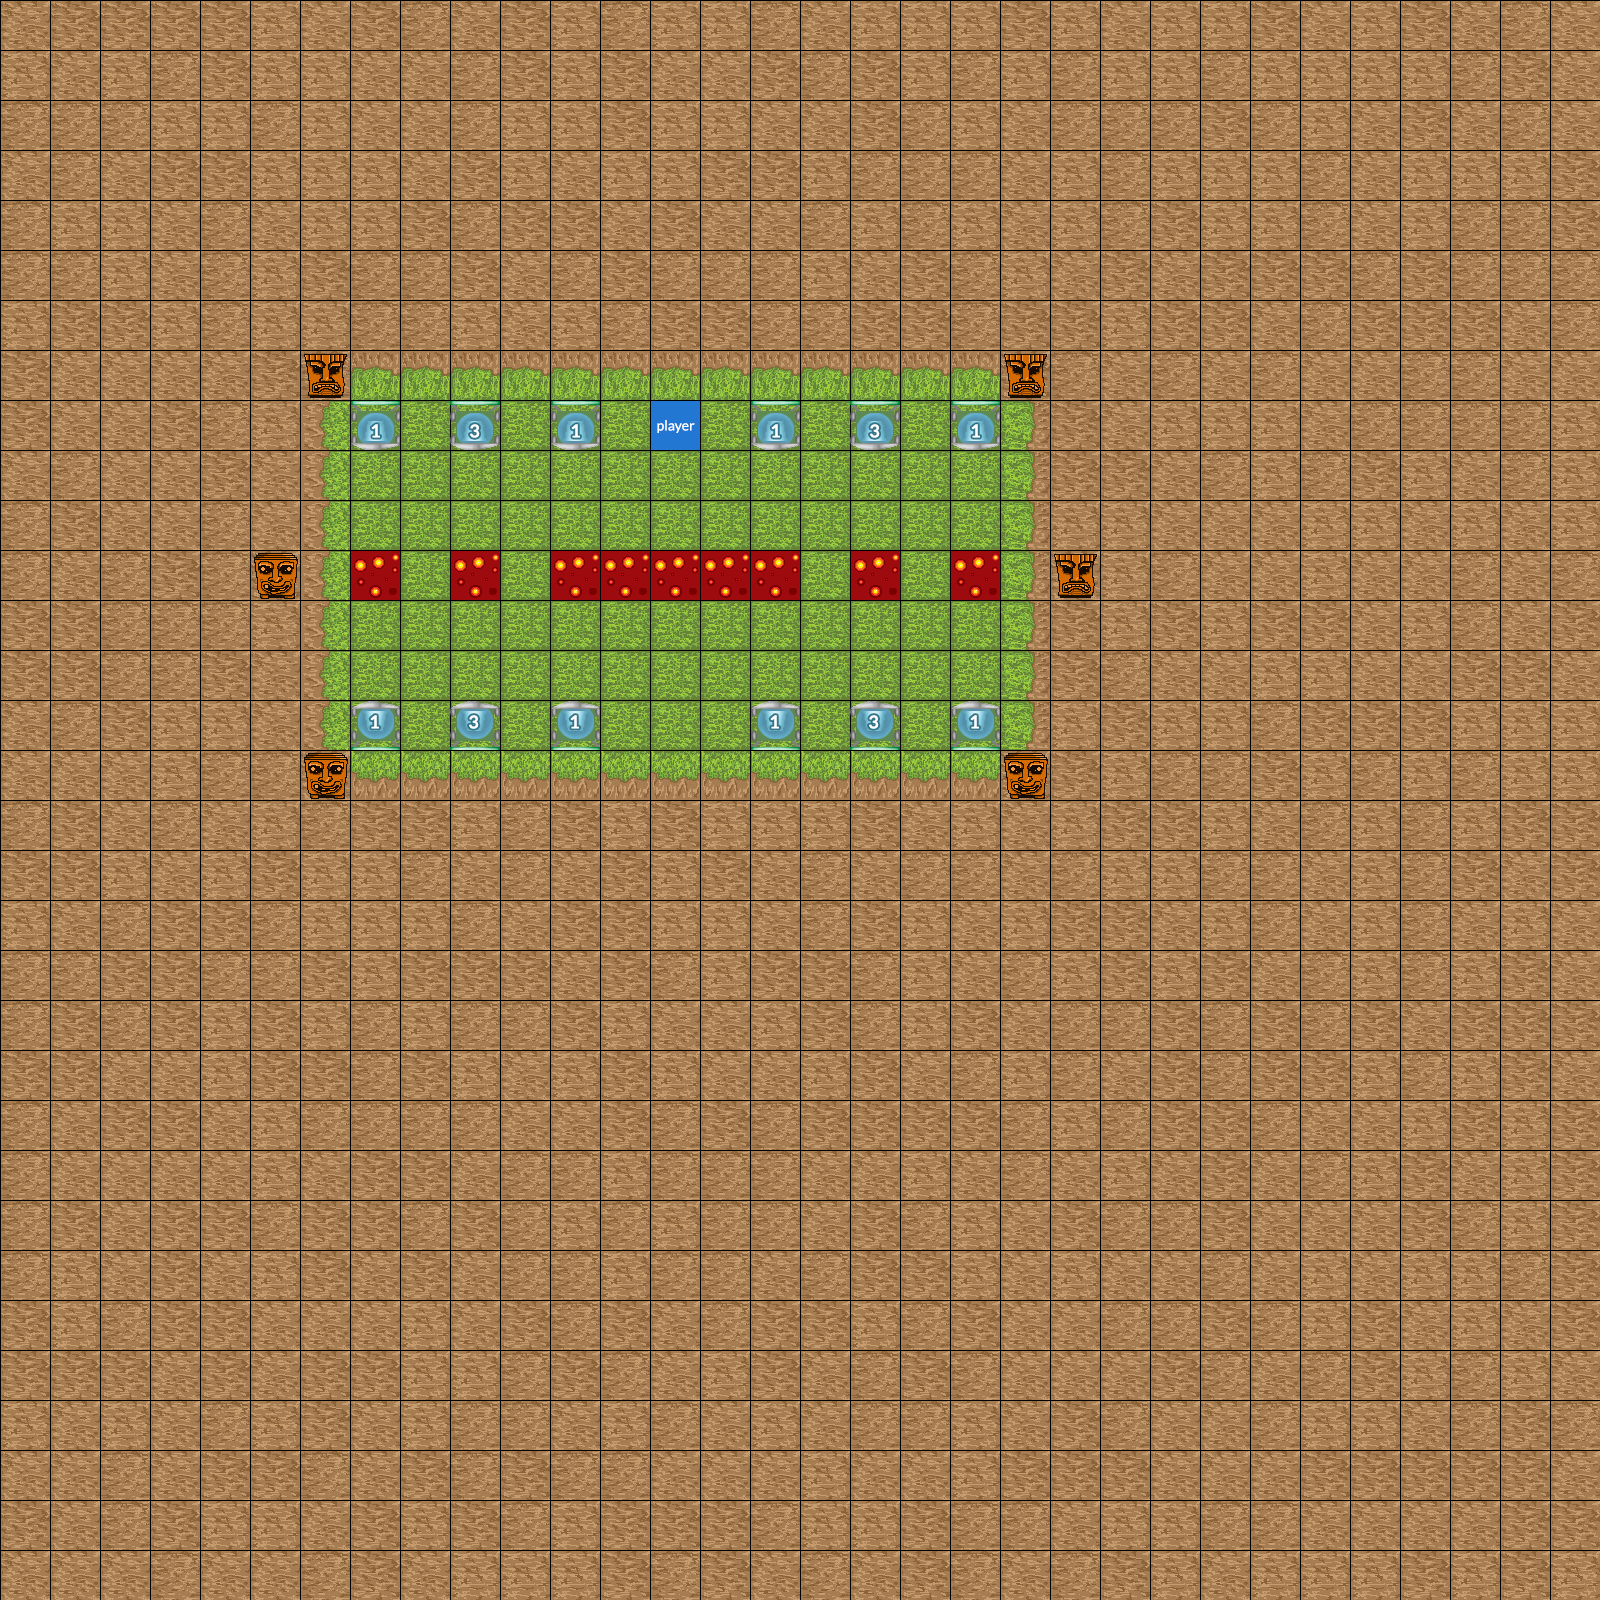

This is a level from a 2D game, rendered from its Tiled map with the project's own tilesets. A one-line summary and the map file follow, with tile-layer data summarised:
An orthogonal 32x32 tile map with 50x50 px tiles, 4 tile layers (Background, Paths, Interactive, Foreground).

<map version="1.0" orientation="orthogonal" renderorder="right-down" width="32" height="32" tilewidth="50" tileheight="50" nextobjectid="1">
 <properties>
  <property name="name" value="Template" />
 </properties>
 <tileset firstgid="1" name="tiles" tilewidth="50" tileheight="50" spacing="2" tilecount="540" columns="27">
  <image source="../images/tiles.png" width="1404" height="1040" />
  <tile id="432">
   <properties>
    <property name="fan" type="int" value="2" />
    <property name="moveable" type="bool" value="false" />
    <property name="strength" type="int" value="1" />
   </properties>
  </tile>
  <tile id="433">
   <properties>
    <property name="fan" value="0" />
    <property name="moveable" type="bool" value="false" />
    <property name="strength" type="int" value="1" />
   </properties>
  </tile>
  <tile id="434">
   <properties>
    <property name="fan" value="2" />
    <property name="moveable" type="bool" value="false" />
    <property name="strength" type="int" value="2" />
   </properties>
  </tile>
  <tile id="435">
   <properties>
    <property name="fan" value="0" />
    <property name="moveable" type="bool" value="false" />
    <property name="strength" type="int" value="2" />
   </properties>
  </tile>
  <tile id="436">
   <properties>
    <property name="fan" value="2" />
    <property name="moveable" type="bool" value="false" />
    <property name="strength" type="int" value="3" />
   </properties>
  </tile>
  <tile id="437">
   <properties>
    <property name="fan" value="0" />
    <property name="moveable" type="bool" value="false" />
    <property name="strength" type="int" value="3" />
   </properties>
  </tile>
  <tile id="438">
   <properties>
    <property name="flame" type="int" value="1" />
   </properties>
  </tile>
  <tile id="439">
   <properties>
    <property name="flame" type="int" value="2" />
   </properties>
  </tile>
  <tile id="447">
   <properties>
    <property name="fan" type="int" value="2" />
    <property name="moveable" type="bool" value="true" />
    <property name="strength" type="int" value="1" />
   </properties>
  </tile>
  <tile id="448">
   <properties>
    <property name="fan" type="int" value="0" />
    <property name="moveable" type="bool" value="true" />
    <property name="strength" type="int" value="1" />
   </properties>
  </tile>
  <tile id="449">
   <properties>
    <property name="fan" type="int" value="2" />
    <property name="moveable" type="bool" value="true" />
    <property name="strength" type="int" value="2" />
   </properties>
  </tile>
  <tile id="450">
   <properties>
    <property name="fan" type="int" value="0" />
    <property name="moveable" type="bool" value="true" />
    <property name="strength" type="int" value="2" />
   </properties>
  </tile>
  <tile id="451">
   <properties>
    <property name="fan" type="int" value="2" />
    <property name="moveable" type="bool" value="true" />
    <property name="strength" type="int" value="3" />
   </properties>
  </tile>
  <tile id="452">
   <properties>
    <property name="fan" type="int" value="0" />
    <property name="moveable" type="bool" value="true" />
    <property name="strength" type="int" value="3" />
   </properties>
  </tile>
  <tile id="459">
   <properties>
    <property name="fan" value="3" />
    <property name="moveable" type="bool" value="false" />
    <property name="strength" type="int" value="1" />
   </properties>
  </tile>
  <tile id="460">
   <properties>
    <property name="fan" type="int" value="1" />
    <property name="moveable" type="bool" value="false" />
    <property name="strength" type="int" value="1" />
   </properties>
  </tile>
  <tile id="461">
   <properties>
    <property name="fan" value="3" />
    <property name="moveable" type="bool" value="false" />
    <property name="strength" type="int" value="2" />
   </properties>
  </tile>
  <tile id="462">
   <properties>
    <property name="fan" type="int" value="1" />
    <property name="moveable" type="bool" value="false" />
    <property name="strength" type="int" value="2" />
   </properties>
  </tile>
  <tile id="463">
   <properties>
    <property name="fan" value="3" />
    <property name="moveable" type="bool" value="false" />
    <property name="strength" type="int" value="3" />
   </properties>
  </tile>
  <tile id="464">
   <properties>
    <property name="fan" type="int" value="1" />
    <property name="moveable" type="bool" value="false" />
    <property name="strength" type="int" value="3" />
   </properties>
  </tile>
  <tile id="465">
   <properties>
    <property name="flame" type="int" value="3" />
   </properties>
  </tile>
  <tile id="466">
   <properties>
    <property name="flame" type="int" value="4" />
   </properties>
  </tile>
  <tile id="474">
   <properties>
    <property name="fan" type="int" value="3" />
    <property name="moveable" type="bool" value="true" />
    <property name="strength" type="int" value="1" />
   </properties>
  </tile>
  <tile id="475">
   <properties>
    <property name="fan" type="int" value="1" />
    <property name="moveable" type="bool" value="true" />
    <property name="strength" type="int" value="1" />
   </properties>
  </tile>
  <tile id="476">
   <properties>
    <property name="fan" type="int" value="3" />
    <property name="moveable" type="bool" value="true" />
    <property name="strength" type="int" value="2" />
   </properties>
  </tile>
  <tile id="477">
   <properties>
    <property name="fan" type="int" value="1" />
    <property name="moveable" type="bool" value="true" />
    <property name="strength" type="int" value="2" />
   </properties>
  </tile>
  <tile id="478">
   <properties>
    <property name="fan" type="int" value="3" />
    <property name="moveable" type="bool" value="true" />
    <property name="strength" type="int" value="3" />
   </properties>
  </tile>
  <tile id="479">
   <properties>
    <property name="fan" type="int" value="1" />
    <property name="moveable" type="bool" value="true" />
    <property name="strength" type="int" value="3" />
   </properties>
  </tile>
  <tile id="486">
   <properties>
    <property name="fan" value="2" />
    <property name="moveable" type="bool" value="false" />
    <property name="strength" type="int" value="4" />
   </properties>
  </tile>
  <tile id="487">
   <properties>
    <property name="fan" value="0" />
    <property name="moveable" type="bool" value="false" />
    <property name="strength" type="int" value="4" />
   </properties>
  </tile>
  <tile id="488">
   <properties>
    <property name="fan" value="2" />
    <property name="moveable" type="bool" value="false" />
    <property name="strength" type="int" value="5" />
   </properties>
  </tile>
  <tile id="489">
   <properties>
    <property name="fan" value="0" />
    <property name="moveable" type="bool" value="false" />
    <property name="strength" type="int" value="5" />
   </properties>
  </tile>
  <tile id="490">
   <properties>
    <property name="fan" value="2" />
    <property name="moveable" type="bool" value="false" />
    <property name="strength" type="int" value="6" />
   </properties>
  </tile>
  <tile id="491">
   <properties>
    <property name="fan" value="0" />
    <property name="moveable" type="bool" value="false" />
    <property name="strength" type="int" value="6" />
   </properties>
  </tile>
  <tile id="492">
   <properties>
    <property name="lava" type="int" value="1" />
   </properties>
  </tile>
  <tile id="493">
   <properties>
    <property name="lava" type="int" value="2" />
   </properties>
  </tile>
  <tile id="501">
   <properties>
    <property name="fan" type="int" value="2" />
    <property name="moveable" type="bool" value="true" />
    <property name="strength" type="int" value="4" />
   </properties>
  </tile>
  <tile id="502">
   <properties>
    <property name="fan" type="int" value="0" />
    <property name="moveable" type="bool" value="true" />
    <property name="strength" type="int" value="4" />
   </properties>
  </tile>
  <tile id="503">
   <properties>
    <property name="fan" type="int" value="2" />
    <property name="moveable" type="bool" value="true" />
    <property name="strength" type="int" value="5" />
   </properties>
  </tile>
  <tile id="504">
   <properties>
    <property name="fan" type="int" value="0" />
    <property name="moveable" type="bool" value="true" />
    <property name="strength" type="int" value="5" />
   </properties>
  </tile>
  <tile id="505">
   <properties>
    <property name="fan" type="int" value="2" />
    <property name="moveable" type="bool" value="true" />
    <property name="strength" type="int" value="6" />
   </properties>
  </tile>
  <tile id="506">
   <properties>
    <property name="fan" type="int" value="0" />
    <property name="moveable" type="bool" value="true" />
    <property name="strength" type="int" value="6" />
   </properties>
  </tile>
  <tile id="513">
   <properties>
    <property name="fan" value="3" />
    <property name="moveable" type="bool" value="false" />
    <property name="strength" type="int" value="4" />
   </properties>
  </tile>
  <tile id="514">
   <properties>
    <property name="fan" type="int" value="1" />
    <property name="moveable" type="bool" value="false" />
    <property name="strength" type="int" value="4" />
   </properties>
  </tile>
  <tile id="515">
   <properties>
    <property name="fan" value="3" />
    <property name="moveable" type="bool" value="false" />
    <property name="strength" type="int" value="5" />
   </properties>
  </tile>
  <tile id="516">
   <properties>
    <property name="fan" type="int" value="1" />
    <property name="moveable" type="bool" value="false" />
    <property name="strength" type="int" value="5" />
   </properties>
  </tile>
  <tile id="517">
   <properties>
    <property name="fan" value="3" />
    <property name="moveable" type="bool" value="false" />
    <property name="strength" type="int" value="6" />
   </properties>
  </tile>
  <tile id="518">
   <properties>
    <property name="fan" type="int" value="1" />
    <property name="moveable" type="bool" value="false" />
    <property name="strength" type="int" value="6" />
   </properties>
  </tile>
  <tile id="519">
   <properties>
    <property name="lava" type="int" value="3" />
   </properties>
  </tile>
  <tile id="520">
   <properties>
    <property name="lava" type="int" value="4" />
   </properties>
  </tile>
  <tile id="527">
   <properties>
    <property name="player" type="bool" value="true" />
   </properties>
  </tile>
  <tile id="528">
   <properties>
    <property name="fan" type="int" value="3" />
    <property name="moveable" type="bool" value="true" />
    <property name="strength" type="int" value="4" />
   </properties>
  </tile>
  <tile id="529">
   <properties>
    <property name="fan" type="int" value="1" />
    <property name="moveable" type="bool" value="true" />
    <property name="strength" type="int" value="4" />
   </properties>
  </tile>
  <tile id="530">
   <properties>
    <property name="fan" type="int" value="3" />
    <property name="moveable" type="bool" value="true" />
    <property name="strength" type="int" value="5" />
   </properties>
  </tile>
  <tile id="531">
   <properties>
    <property name="fan" type="int" value="1" />
    <property name="moveable" type="bool" value="true" />
    <property name="strength" type="int" value="5" />
   </properties>
  </tile>
  <tile id="532">
   <properties>
    <property name="fan" type="int" value="3" />
    <property name="moveable" type="bool" value="true" />
    <property name="strength" type="int" value="6" />
   </properties>
  </tile>
  <tile id="533">
   <properties>
    <property name="fan" type="int" value="1" />
    <property name="moveable" type="bool" value="true" />
    <property name="strength" type="int" value="6" />
   </properties>
  </tile>
 </tileset>
 <layer name="Background" width="32" height="32">
  <data>[1024 cells, 1024 non-empty, 8 distinct tile ids]</data>
 </layer>
 <layer name="Paths" width="32" height="32">
  <data>[1024 cells, 91 non-empty, 2 distinct tile ids]</data>
 </layer>
 <layer name="Interactive" width="32" height="32">
  <data>[1024 cells, 22 non-empty, 6 distinct tile ids]</data>
 </layer>
 <layer name="Foreground" width="32" height="32">
  <data>[1024 cells, 49 non-empty, 12 distinct tile ids]</data>
 </layer>
</map>
